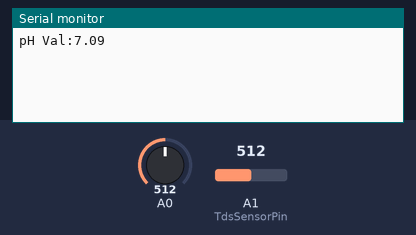
Bench run of a sketch on a simulated Arduino Uno, built for the host (arithmetic inside an expression is 32-bit, double 64-bit). On the bench: the last lines printed to the serial monitor. The inputs (shaded band) are chosen by the test bench; at power-on: A0 = 512, A1 (TdsSensorPin) = 512.

Above: at 1.2 s.
1.3 s: A0 set to 424
At 3.72 s:
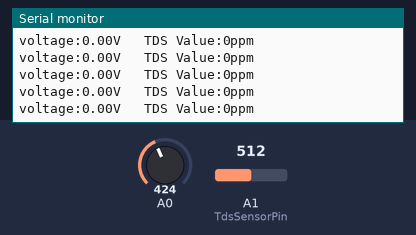
4.5 s: A0 set to 394
At 6.9 s:
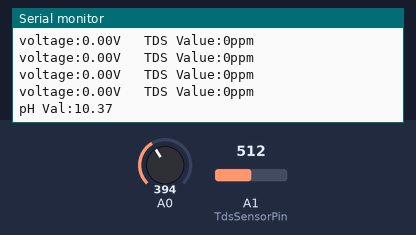
Timing chart, 0 to 8.4 s (numbered marks = the images above; inputs shaded):
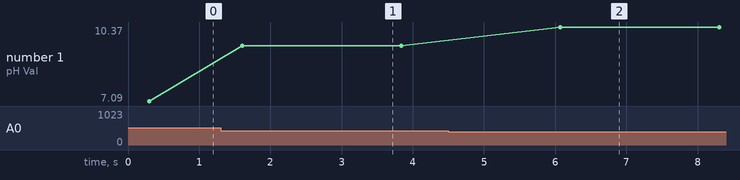

The sketch:

Tubes_Arduino_Code_Hydrofarm.ino
```cpp
#include <SoftwareSerial.h>
SoftwareSerial uno(2, 3);

//Set Ph Sensor
float calibration_value = 21.34;
int phval = 0;
unsigned long int avgval;
int buffer_arr[10],temp;

//Set TDS Meter
#define TdsSensorPin A1
#define VREF 5.0              // referensi tegangang analog dari ADC
#define SCOUNT  30            // sum of sample point

int analogBuffer[SCOUNT];     // ADC menyimpan nilai analog ke array kemudian dibaca dari ADC
int analogBufferTemp[SCOUNT];
int analogBufferIndex = 0;
int copyIndex = 0;

float averageVoltage = 0;
float tdsValue = 0;
float temperature = 16;

// median filtering algorithm
int getMedianNum(int bArray[], int iFilterLen){
  int bTab[iFilterLen];
  for (byte i = 0; i<iFilterLen; i++)
  bTab[i] = bArray[i];
  int i, j, bTemp;
  for (j = 0; j < iFilterLen - 1; j++) {
    for (i = 0; i < iFilterLen - j - 1; i++) {
      if (bTab[i] > bTab[i + 1]) {
        bTemp = bTab[i];
        bTab[i] = bTab[i + 1];
        bTab[i + 1] = bTemp;
      }
    }
  }
  if ((iFilterLen & 1) > 0){
    bTemp = bTab[(iFilterLen - 1) / 2];
  }
  else {
    bTemp = (bTab[iFilterLen / 2] + bTab[iFilterLen / 2 - 1]) / 2;
  }
  return bTemp;
}


void setup() {
  // put your setup code here, to run once:
  Serial.begin(9600);
  uno.begin(9600);
  pinMode(TdsSensorPin, INPUT);
}

void loop() {
  // put your main code here, to run repeatedly:
  //Ph_Sensor
      for(int i=0;i<10;i++)
 {
    buffer_arr[i]=analogRead(A0);
    delay(30);
 }
    for(int i=0;i<9;i++)
 {
    for(int j=i+1;j<10;j++)
 {
    if(buffer_arr[i]>buffer_arr[j])
 {
    temp=buffer_arr[i];
    buffer_arr[i]=buffer_arr[j];
    buffer_arr[j]=temp;
   }
  }
 }
 avgval=0;
 for(int i=2;i<8;i++)
 avgval+=buffer_arr[i];
 float volt=(float)avgval*5.0/1024/6;
 float ph_act = -5.70 * volt + calibration_value;
 Serial.print("pH Val:");
 Serial.print(ph_act);
 Serial.print("\n");
 delay(1000);

  //TDSSensor();
   static unsigned long analogSampleTimepoint = millis();
  if(millis()-analogSampleTimepoint > 40U){     //every 40 milliseconds,read the analog value from the ADC
    analogSampleTimepoint = millis();
    analogBuffer[analogBufferIndex] = analogRead(TdsSensorPin);    //read the analog value and store into the buffer
    analogBufferIndex++;
    if(analogBufferIndex == SCOUNT){
      analogBufferIndex = 0;
    }
  }

  static unsigned long printTimepoint = millis();
  if(millis()-printTimepoint > 800U){
    printTimepoint = millis();
    for(copyIndex=0; copyIndex<SCOUNT; copyIndex++){
      analogBufferTemp[copyIndex] = analogBuffer[copyIndex];

      // read the analog value more stable by the median filtering algorithm, and convert to voltage value
      averageVoltage = getMedianNum(analogBufferTemp,SCOUNT) * (float)VREF / 1024.0;

      //temperature compensation formula: fFinalResult(25^C) = fFinalResult(current)/(1.0+0.02*(fTP-25.0));
      float compensationCoefficient = 1.0+0.02*(temperature-25.0);
      //temperature compensation
      float compensationVoltage=averageVoltage/compensationCoefficient;

      //convert voltage value to tds value
      tdsValue=(133.42*compensationVoltage*compensationVoltage*compensationVoltage - 255.86*compensationVoltage*compensationVoltage + 857.39*compensationVoltage)*0.5;

      Serial.print("voltage:");
      Serial.print(averageVoltage,2);
      Serial.print("V   ");
      Serial.print("TDS Value:");
      Serial.print(tdsValue,0);
      Serial.println("ppm");
    }
  }
  if(uno.available()>0)
  {
    uno.write(ph_act);
    uno.write(tdsValue);
  }
}
```

Measured:
- the behaviour switches between 408 and 407 on A0 (found by bisection; images 1 and 2)
- after the input at 1.3 s, the serial monitor: prints a new line after 0.30 s (image 1)
- after the input at 4.5 s, the serial monitor: prints a new line after 1.6 s (image 2)
- plotted number 1: 7.09 → 9.54 after the input at 1.3 s, 9.54 → 10.37 after the input at 4.5 s
